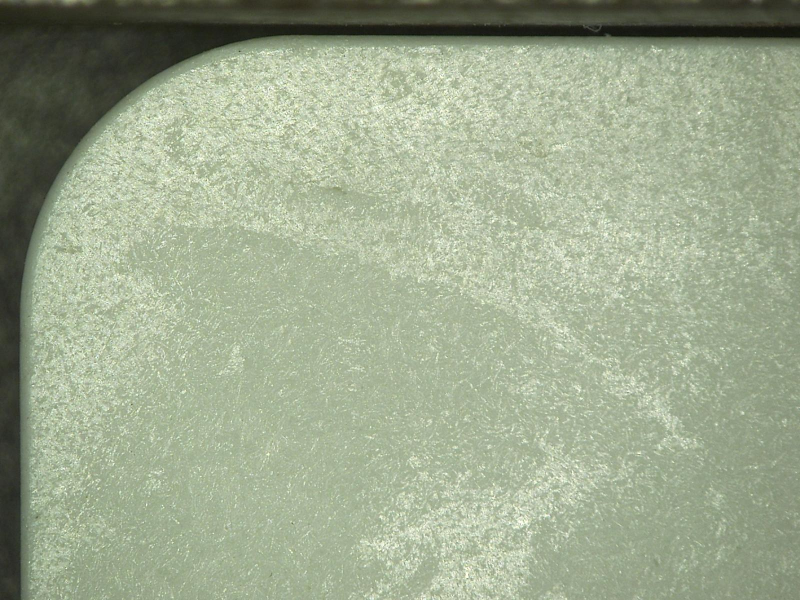
#> input picture template_trial/surfacedata/Nr385.jpg, 1600 x 1200 px, found by its file name (shown at 1/2 size)
$ jupyter execute --allow-errors SurfaceEnhanceTrial.ipynb
#> lines starting #> are read from the running program, lines starting #| are printed output that depends on the picture; after the words box and inside, x2 and y2 are one past the last pixel; in counts of white or black regions, pixels touching at a corner belong together
[cell 1]
import cv2
import numpy as np
import matplotlib.pyplot as plt
import argparse
import imutils
import glob

[cell 2]
# Resize window to display all image
def ResizeWithAspectRatio(image, width=None, height=None, inter=cv2.INTER_AREA):
    dim = None
    (h, w) = image.shape[:2]

    if width is None and height is None:
        return image
    if width is None:
        r = height / float(h)
        dim = (int(w * r), height)
    else:
        r = width / float(w)
        dim = (width, int(h * r))

    return cv2.resize(image, dim, interpolation=inter)

[cell 3]
# Read image and turn to grayscale
def readgray(image):
#> called with image = 'surfacedata/contrastcrop/Nr385.jpg'
    img = cv2.imread(image)
#> img is the input picture: shape (1200, 1600, 3); mean B, G, R 142.7, 168.7, 157.3
    return cv2.cvtColor(img, cv2.COLOR_BGR2GRAY)
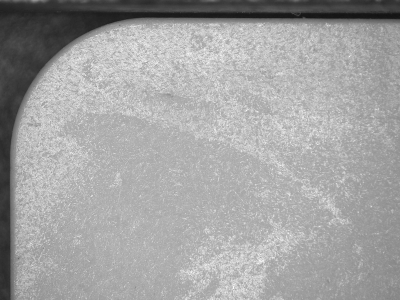
#> returned value: shape (1200, 1600) (shown at 1/4 size); min 8, max 254, mean 162.4

[cell 4]
# Read image and turn to grayscale
def resizeshow(window, img, resize=False, width=1000):
    if resize:
        img = ResizeWithAspectRatio(img, width)
#> in ResizeWithAspectRatio, `return cv2.resize(image, dim, interpolation=inter)`:
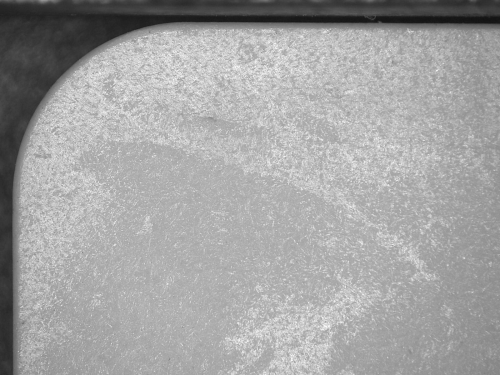
#> returned value: shape (750, 1000) (shown at 1/2 size); min 13, max 251, mean 162.4
    cv2.imshow(window, img)
    cv2.waitKey(0)
    cv2.destroyAllWindows()

[cell 5]
# Read surface image
img = readgray('surfacedata/contrastcrop/Nr385.jpg')

resizeshow("Image", img, resize=True)

[cell 6]
# Find and Plot histogram
def imghist(img, title="", xlabel='bins', ylabel='# of pixels'):
#> called with title = 'original gray image', xlabel = 'bins', ylabel = '# of pixels'
    hist = cv2.calcHist(img,[0],None,[256],[0,256])
#> hist = 256 values, max 47 at index 60, min 0 at index 0, mean 6.25
    plt.subplot(121)
    plt.title(title)
    plt.xlabel(xlabel)
    plt.ylabel(ylabel)
    plt.plot(hist)
    plt.show()
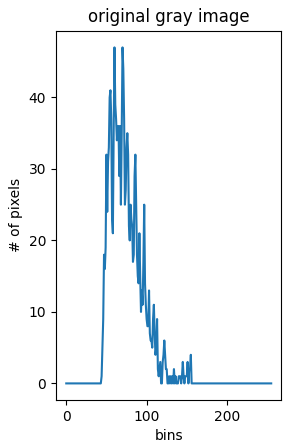
#> figure drawn by matplotlib, 1 panel; curve peaks at x = 60, y = 47

[cell 7]
# find histogram of grayscale and display
imghist(img, title='original gray image')

[cell 8]
# Normalise brightness and increase contrast
img_eqhist=cv2.equalizeHist(img)
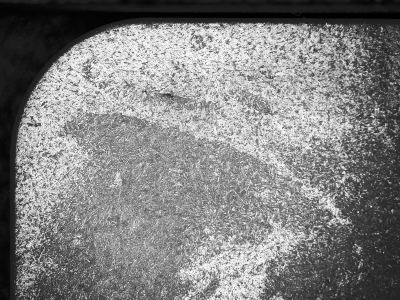
#> img_eqhist: shape (1200, 1600) (shown at 1/4 size); min 0, max 255, mean 129

imghist(img_eqhist, title='equalized gray image')
#> call 2 of imghist, with title = 'equalized gray image', xlabel = 'bins', ylabel = '# of pixels'
#> in imghist (call 2), `hist = cv2.calcHist(img,[0],None,[256],[0,256])`: hist = 256 values, max 233 at index 30, min 0 at index 0, mean 6.25
#> in imghist (call 2), `plt.show()`:
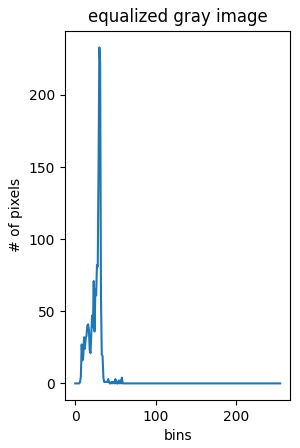
#> figure drawn by matplotlib, 1 panel; curve peaks at x = 30, y = 233

[cell 9]
# Display enhanced image
resizeshow("Enhanced Image", img_eqhist, resize=True)
#> call 2 of ResizeWithAspectRatio, with width = 1000, inter = 3
#> in ResizeWithAspectRatio (call 2), `return cv2.resize(image, dim, interpolation=inter)`:
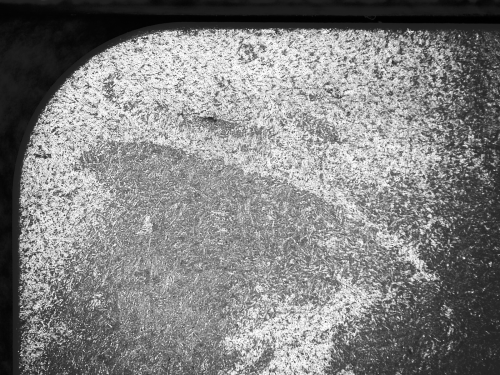
#> returned value: shape (750, 1000) (shown at 1/2 size); min 0, max 255, mean 129

[cell 10]
# read and gray and normalize in one step
def onestepequalize(image):
    img = readgray(image)
    return cv2.equalizeHist(img)

[cell 11]
# read and equalize template
tempimg = onestepequalize('surfacedata/template/Nr385.jpg')
resizeshow("Enhanced Template", tempimg, resize=True)

[cell 12]
# Attempt to do multiscale template match using enhanced images

# Below is from website in case I want to do this in command line (which i probably do :( )
# construct the argument parser and parse the arguments
# ap = argparse.ArgumentParser()
# ap.add_argument("-t", "--template", required=True, help="Path to template image")
# ap.add_argument("-i", "--images", required=True,
# 	help="Path to images where template will be matched")
# ap.add_argument("-v", "--visualize",
# 	help="Flag indicating whether or not to visualize each iteration")
# args = vars(ap.parse_args())

(tH, tW) = tempimg.shape[:2]
# Below is modified from website

# loop over the images to find the template in
#for imagePath in glob.glob(args["images"] + "/*.jpg"):

	# load the image, convert it to grayscale, and initialize the
	# bookkeeping variable to keep track of the matched region

visualize = False
found = None
# loop over the scales of the image
for scale in np.linspace(0.2, 1.0, 20)[::-1]:
    # resize the image according to the scale, and keep track
    # of the ratio of the resizing
    resized = imutils.resize(img_eqhist, width = int(img_eqhist.shape[1] * scale))
    r = img_eqhist.shape[1] / float(resized.shape[1])
    # if the resized image is smaller than the template, then break
    # from the loop
    if resized.shape[0] < tH or resized.shape[1] < tW:
        break
    # detect edges in the resized, grayscale image and apply template
    # matching to find the template in the image
    # edged = cv2.Canny(resized, 50, 200) NO NEED TO DETECT EDGES
    result = cv2.matchTemplate(resized, tempimg, cv2.TM_CCOEFF)
    (_, maxVal, _, maxLoc) = cv2.minMaxLoc(result)
    # check to see if the iteration should be visualized
    if not "visualize":
        # draw a bounding box around the detected region
        clone = np.dstack([resized, resized, resized])
        cv2.rectangle(clone, (maxLoc[0], maxLoc[1]),
            (maxLoc[0] + tW, maxLoc[1] + tH), (0, 0, 255), 2)
        cv2.imshow("Visualize", clone)
        cv2.waitKey(0)
    # if we have found a new maximum correlation value, then update
    # the bookkeeping variable
    if found is None or maxVal > found[0]:
        found = (maxVal, maxLoc, r)
#> this loop made 2 passes
#> found on pass 1: (1.04e+10, (0, 0), 1)
# unpack the bookkeeping variable and compute the (x, y) coordinates
# of the bounding box based on the resized ratio
(_, maxLoc, r) = found
#> r = 1
(startX, startY) = (int(maxLoc[0] * r), int(maxLoc[1] * r))
#> startX = 0; startY = 0
(endX, endY) = (int((maxLoc[0] + tW) * r), int((maxLoc[1] + tH) * r))
#> endX = 1600; endY = 1200
# draw a bounding box around the detected result and display the image
cv2.rectangle(img_eqhist, (startX, startY), (endX, endY), (0, 0, 255), 2)
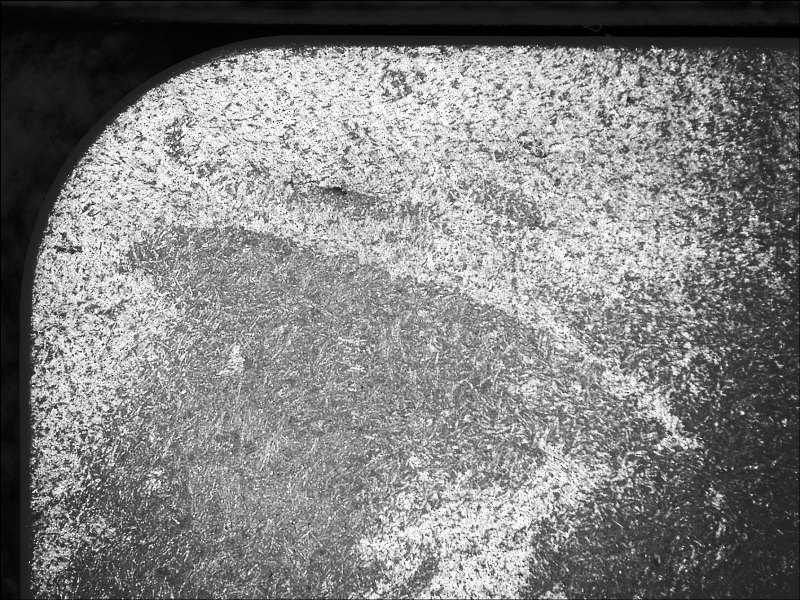
#> img_eqhist: shape (1200, 1600) (shown at 1/2 size); 0.44% of pixels changed, all inside (x1, y1, x2, y2) = (0, 0, 1600, 1200)
cv2.imshow("Image", img_eqhist)
cv2.waitKey(0)
#> Out = 27

$ run again, with template_trial/surfacedata/Nr368.jpg copied over template_trial/surfacedata/Nr385.jpg
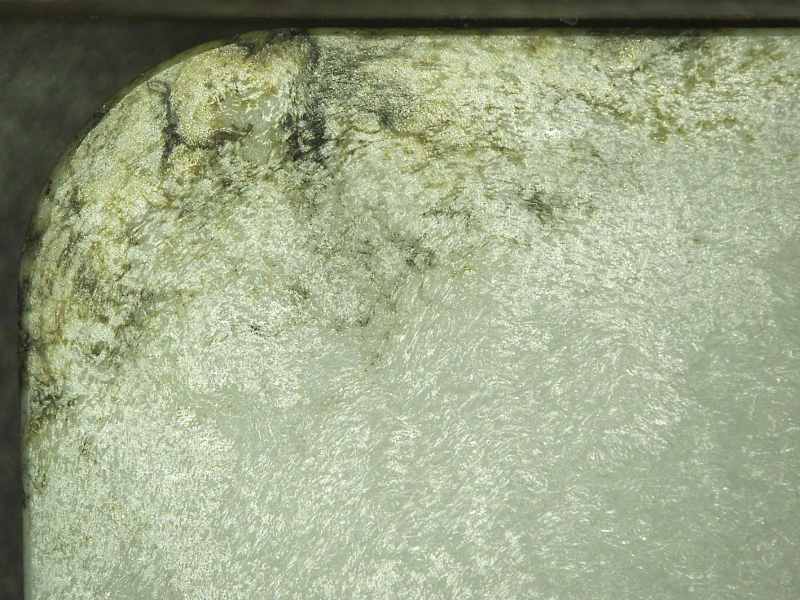
#> input picture template_trial/surfacedata/Nr368.jpg, 1600 x 1200 px, found by its file name (shown at 1/2 size)
#> in readgray, img is the input picture: shape (1200, 1600, 3); mean B, G, R 136.6, 167.1, 157.2
#> in ResizeWithAspectRatio, `return cv2.resize(image, dim, interpolation=inter)`:
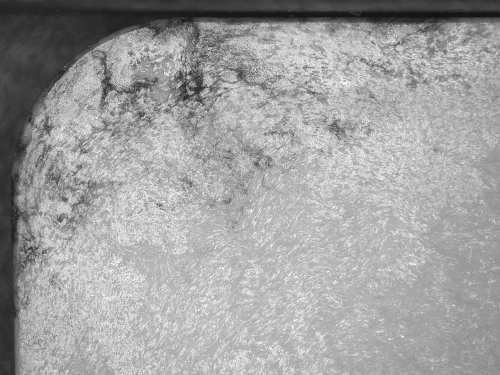
#> returned value: shape (750, 1000) (shown at 1/2 size); min 14, max 253, mean 160.6
#> hist = 256 values, max 159 at index 55, min 0 at index 0, mean 6.25
#> the loop `for scale in np.linspace(0.2, 1.0, 20)[::-1]:` made 2 passes
#> found on pass 1: (1.04e+10, (0, 0), 1)
#> `(_, maxLoc, r) = found`: r = 1
#> startX = 0
#> endX = 1600; endY = 1200
#> `cv2.rectangle(img_eqhist, (startX, startY), (endX, endY), (0, 0, 255),..`:
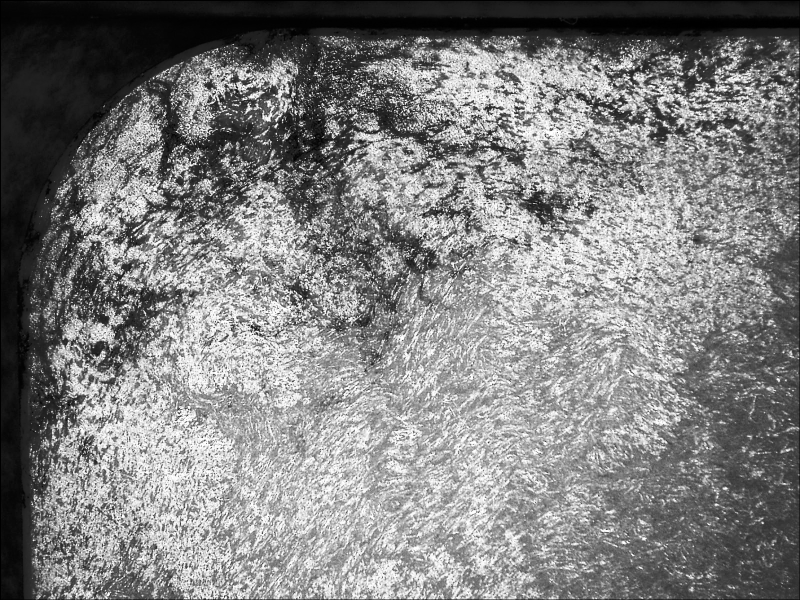
#> img_eqhist: shape (1200, 1600) (shown at 1/2 size); min 0, max 255, mean 128.5
#> Out = 27

$ run again, with template_trial/surfacedata/Nr369.jpg copied over template_trial/surfacedata/Nr385.jpg
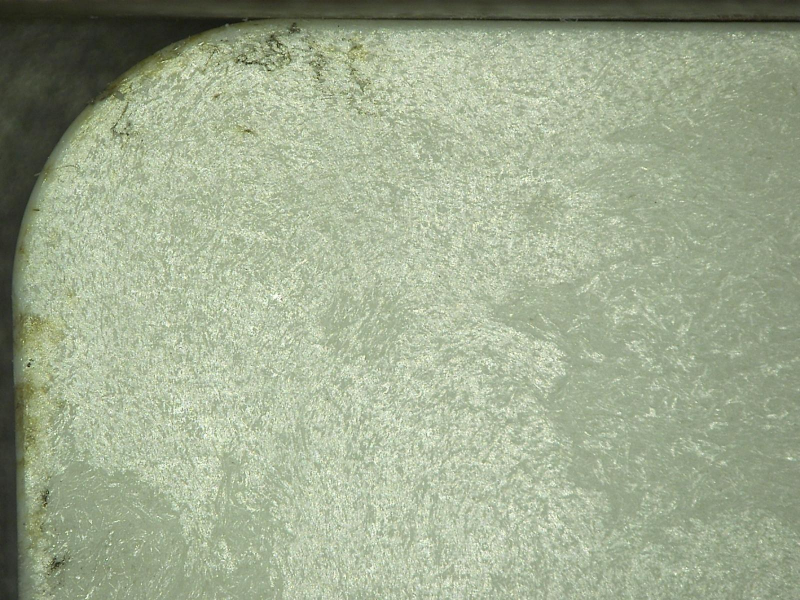
#> input picture template_trial/surfacedata/Nr369.jpg, 1600 x 1200 px, found by its file name (shown at 1/2 size)
#> in readgray, img is the input picture: shape (1200, 1600, 3); mean B, G, R 143.5, 170.6, 159.1
#> in ResizeWithAspectRatio, `return cv2.resize(image, dim, interpolation=inter)`:
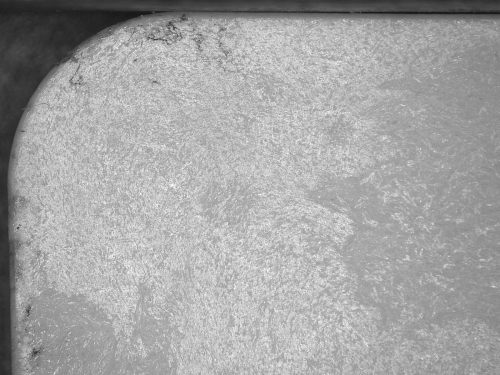
#> returned value: shape (750, 1000) (shown at 1/2 size); min 13, max 252, mean 164
#> hist = 256 values, max 152 at index 53, min 0 at index 0, mean 6.25
#> the loop `for scale in np.linspace(0.2, 1.0, 20)[::-1]:` made 2 passes
#> found on pass 1: (1.04e+10, (0, 0), 1)
#> `(_, maxLoc, r) = found`: r = 1
#> startX = 0
#> endX = 1600; endY = 1200
#> `cv2.rectangle(img_eqhist, (startX, startY), (endX, endY), (0, 0, 255),..`:
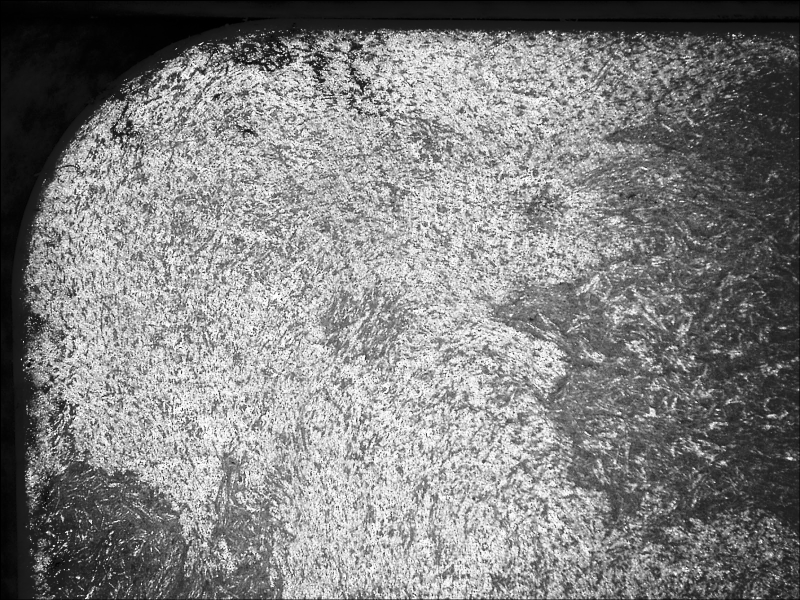
#> img_eqhist: shape (1200, 1600) (shown at 1/2 size); min 0, max 255, mean 128.6
#> Out = 27
